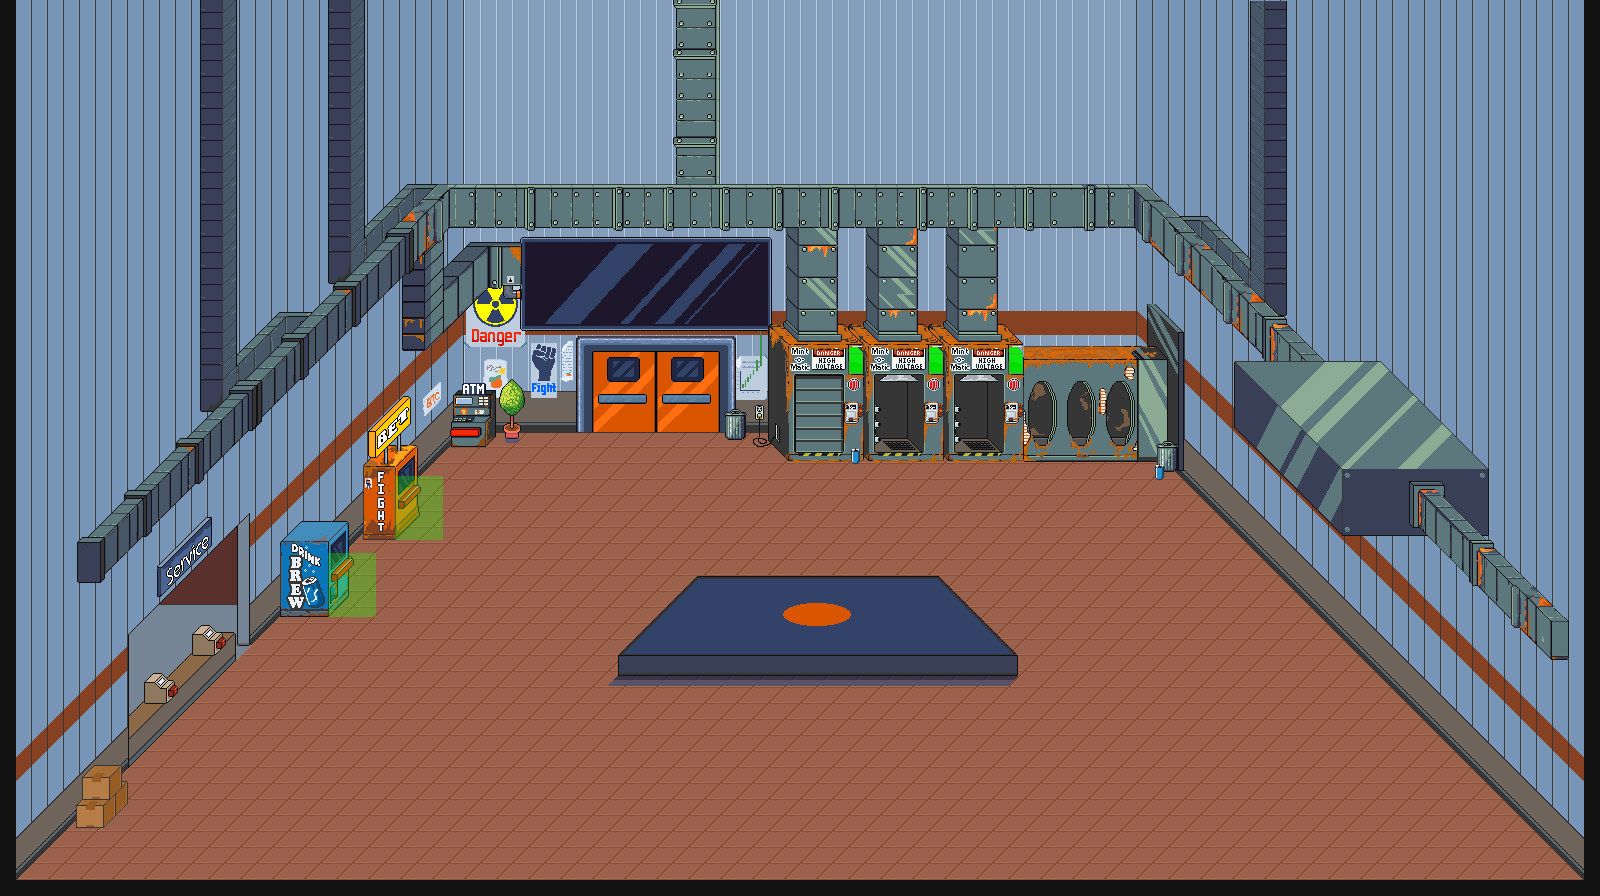

The image is a tile-based game level rendered from a .tmx file. Its description and source (layers, tilesets, objects; grid data summarised) follow:
An orthogonal 100x56 tile map with 16x16 px tiles, 42 tile layers (_1_floor, _2_walls, _3_wallDecor, doorsOpen, ...), 4 hidden layers not drawn and 7 objects (ATM, FIGHT, BREW, SERVICE, p1spawn, ...).

<map version="1.10" tiledversion="1.10.2" orientation="orthogonal" renderorder="right-down" width="100" height="56" tilewidth="16" tileheight="16" infinite="0" nextlayerid="91" nextobjectid="58">
 <editorsettings>
  <export target="HQ.json" format="json" />
 </editorsettings>
 <tileset firstgid="1" name="HQ_Tileset" tilewidth="16" tileheight="16" tilecount="2116" columns="46">
  <image source="HQ_Sprite_Sheet.png" trans="ff00ff" width="736" height="736" />
 </tileset>
 <layer id="6" name="_1_floor" width="100" height="56">
  <data>[5600 cells, 5599 non-empty, 10 distinct tile ids]</data>
 </layer>
 <layer id="11" name="_2_walls" width="100" height="56">
  <data>[5600 cells, 3697 non-empty, 109 distinct tile ids]</data>
 </layer>
 <layer id="12" name="_3_wallDecor" width="100" height="56">
  <data>[5600 cells, 117 non-empty, 83 distinct tile ids]</data>
 </layer>
 <layer id="84" name="doorsOpen" width="100" height="56">
  <data>[5600 cells, 32 non-empty, 11 distinct tile ids]</data>
 </layer>
 <layer id="85" name="doorsClosed" width="100" height="56">
  <data>[5600 cells, 40 non-empty, 20 distinct tile ids]</data>
 </layer>
 <layer id="58" name="_4_displayScreen" width="100" height="56" offsetx="-24" offsety="-5.33333">
  <data>[5600 cells, 111 non-empty, 111 distinct tile ids]</data>
 </layer>
 <group id="49" name="service_desk">
  <layer id="30" name="serviceSign" width="100" height="56" offsetx="-44.6667" offsety="53.3333">
   <data>[5600 cells, 17 non-empty, 17 distinct tile ids]</data>
  </layer>
  <layer id="48" name="service_area" width="100" height="56" visible="0" locked="1" opacity="0.3">
   <data>[5600 cells, 20 non-empty, 1 distinct tile ids]</data>
  </layer>
  <layer id="60" name="service_desk" width="100" height="56">
   <data>[5600 cells, 79 non-empty, 79 distinct tile ids]</data>
  </layer>
  <layer id="62" name="serviceMachine1Down" width="100" height="56">
   <data>[5600 cells, 4 non-empty, 4 distinct tile ids]</data>
  </layer>
  <layer id="61" name="serviceMachine1Up" width="100" height="56">
   <data>[5600 cells, 6 non-empty, 6 distinct tile ids]</data>
  </layer>
  <layer id="64" name="serviceMachine2Down" width="100" height="56">
   <data>[5600 cells, 4 non-empty, 4 distinct tile ids]</data>
  </layer>
  <layer id="63" name="serviceMachine2Up" width="100" height="56">
   <data>[5600 cells, 6 non-empty, 6 distinct tile ids]</data>
  </layer>
 </group>
 <layer id="15" name="arena" width="100" height="56">
  <data>[5600 cells, 167 non-empty, 57 distinct tile ids]</data>
 </layer>
 <group id="78" name="MintOMatics">
  <layer id="13" name="MoMTunnel" width="100" height="56">
   <data>[5600 cells, 112 non-empty, 112 distinct tile ids]</data>
  </layer>
  <layer id="74" name="MoM1" width="100" height="56">
   <data>[5600 cells, 54 non-empty, 54 distinct tile ids]</data>
  </layer>
  <layer id="75" name="MoM2" width="100" height="56">
   <data>[5600 cells, 54 non-empty, 54 distinct tile ids]</data>
  </layer>
  <layer id="76" name="MoM3" width="100" height="56">
   <data>[5600 cells, 54 non-empty, 54 distinct tile ids]</data>
  </layer>
  <layer id="14" name="MoMDoor" width="100" height="56" offsetx="-5" offsety="6">
   <data>[5600 cells, 21 non-empty, 21 distinct tile ids]</data>
  </layer>
 </group>
 <group id="47" name="pipes">
  <layer id="89" name="backPipes" width="100" height="56">
   <data>[5600 cells, 42 non-empty, 42 distinct tile ids]</data>
  </layer>
  <layer id="23" name="3MoMvertPipes" width="100" height="56" offsetx="-3" offsety="-10">
   <data>[5600 cells, 108 non-empty, 54 distinct tile ids]</data>
  </layer>
  <layer id="80" name="rightVertPipesLow" width="100" height="56">
   <data>[5600 cells, 81 non-empty, 42 distinct tile ids]</data>
  </layer>
  <layer id="81" name="leftPipesLow" width="100" height="56">
   <data>[5600 cells, 32 non-empty, 32 distinct tile ids]</data>
  </layer>
  <layer id="90" name="leftVerts" width="100" height="56" offsetx="15" offsety="-16">
   <data>[5600 cells, 222 non-empty, 63 distinct tile ids]</data>
  </layer>
  <layer id="79" name="leftVertPipe" width="100" height="56" offsetx="2" offsety="15.5">
   <data>[5600 cells, 30 non-empty, 18 distinct tile ids]</data>
  </layer>
  <layer id="65" name="centerPipes" width="100" height="56" offsetx="0.5" offsety="-8">
   <data>[5600 cells, 165 non-empty, 101 distinct tile ids]</data>
  </layer>
  <layer id="32" name="leftPipesTop" width="100" height="56" offsetx="-15.8333" offsety="26.3333">
   <data>[5600 cells, 75 non-empty, 72 distinct tile ids]</data>
  </layer>
  <layer id="31" name="momBox" width="100" height="56" offsetx="2" offsety="-7">
   <data>[5600 cells, 345 non-empty, 311 distinct tile ids]</data>
  </layer>
  <layer id="88" name="rightPipes" width="100" height="56" offsetx="19" offsety="9">
   <data>[5600 cells, 13 non-empty, 13 distinct tile ids]</data>
  </layer>
  <layer id="77" name="leftPipes2" width="100" height="56" offsetx="-28.5" offsety="55">
   <data>[5600 cells, 67 non-empty, 67 distinct tile ids]</data>
  </layer>
 </group>
 <group id="45" name="fight_machine" offsetx="-37" offsety="44">
  <layer id="26" name="fight_down" width="100" height="56">
   <data>[5600 cells, 36 non-empty, 36 distinct tile ids]</data>
  </layer>
  <layer id="27" name="fight_up" width="100" height="56">
   <data>[5600 cells, 34 non-empty, 34 distinct tile ids]</data>
  </layer>
  <layer id="41" name="fight_area" width="100" height="56" opacity="0.3">
   <data>[5600 cells, 12 non-empty, 1 distinct tile ids]</data>
  </layer>
 </group>
 <group id="44" name="brew" offsetx="-40" offsety="41">
  <layer id="28" name="brew_down" width="100" height="56">
   <data>[5600 cells, 30 non-empty, 30 distinct tile ids]</data>
  </layer>
  <layer id="29" name="brew_up" width="100" height="56">
   <data>[5600 cells, 30 non-empty, 30 distinct tile ids]</data>
  </layer>
  <layer id="43" name="brew_area" width="100" height="56" opacity="0.3">
   <data>[5600 cells, 12 non-empty, 1 distinct tile ids]</data>
  </layer>
 </group>
 <group id="46" name="atm" offsetx="-48" offsety="-1">
  <layer id="39" name="atm_down" width="100" height="56">
   <data>[5600 cells, 12 non-empty, 12 distinct tile ids]</data>
  </layer>
  <layer id="40" name="atm_up" width="100" height="56">
   <data>[5600 cells, 12 non-empty, 12 distinct tile ids]</data>
  </layer>
  <layer id="42" name="atm_area" width="100" height="56" visible="0" opacity="0.3">
   <data>[5600 cells, 12 non-empty, 1 distinct tile ids]</data>
  </layer>
 </group>
 <layer id="57" name="propsLow" width="100" height="56">
  <data>[5600 cells, 30 non-empty, 24 distinct tile ids]</data>
 </layer>
 <layer id="70" name="propsMid" width="100" height="56">
  <data>[5600 cells, 2 non-empty, 1 distinct tile ids]</data>
 </layer>
 <layer id="66" name="Box1" width="100" height="56">
  <data>[5600 cells, 9 non-empty, 9 distinct tile ids]</data>
 </layer>
 <layer id="67" name="Box2" width="100" height="56" offsetx="-12" offsety="12">
  <data>[5600 cells, 9 non-empty, 9 distinct tile ids]</data>
 </layer>
 <layer id="68" name="Box3" width="100" height="56" offsetx="-6.66667" offsety="-16.6667">
  <data>[5600 cells, 9 non-empty, 9 distinct tile ids]</data>
 </layer>
 <layer id="50" name="wallCollisions" width="100" height="56" visible="0" opacity="0.3">
  <data>[5600 cells, 310 non-empty, 3 distinct tile ids]</data>
 </layer>
 <layer id="51" name="stageCollisions" width="100" height="56" visible="0" locked="1" opacity="0.3">
  <data>[5600 cells, 88 non-empty, 1 distinct tile ids]</data>
 </layer>
 <objectgroup id="17" name="ui" visible="0" locked="1">
  <object id="43" name="ATM" x="464" y="358" width="113.333" height="113.333">
   <ellipse />
  </object>
  </objectgroup>
 <objectgroup id="37" name="spawn_points" visible="0" locked="1">
  <!-- 3 objects omitted --></objectgroup>
</map>
<!-- 6 of 7 objects omitted -->